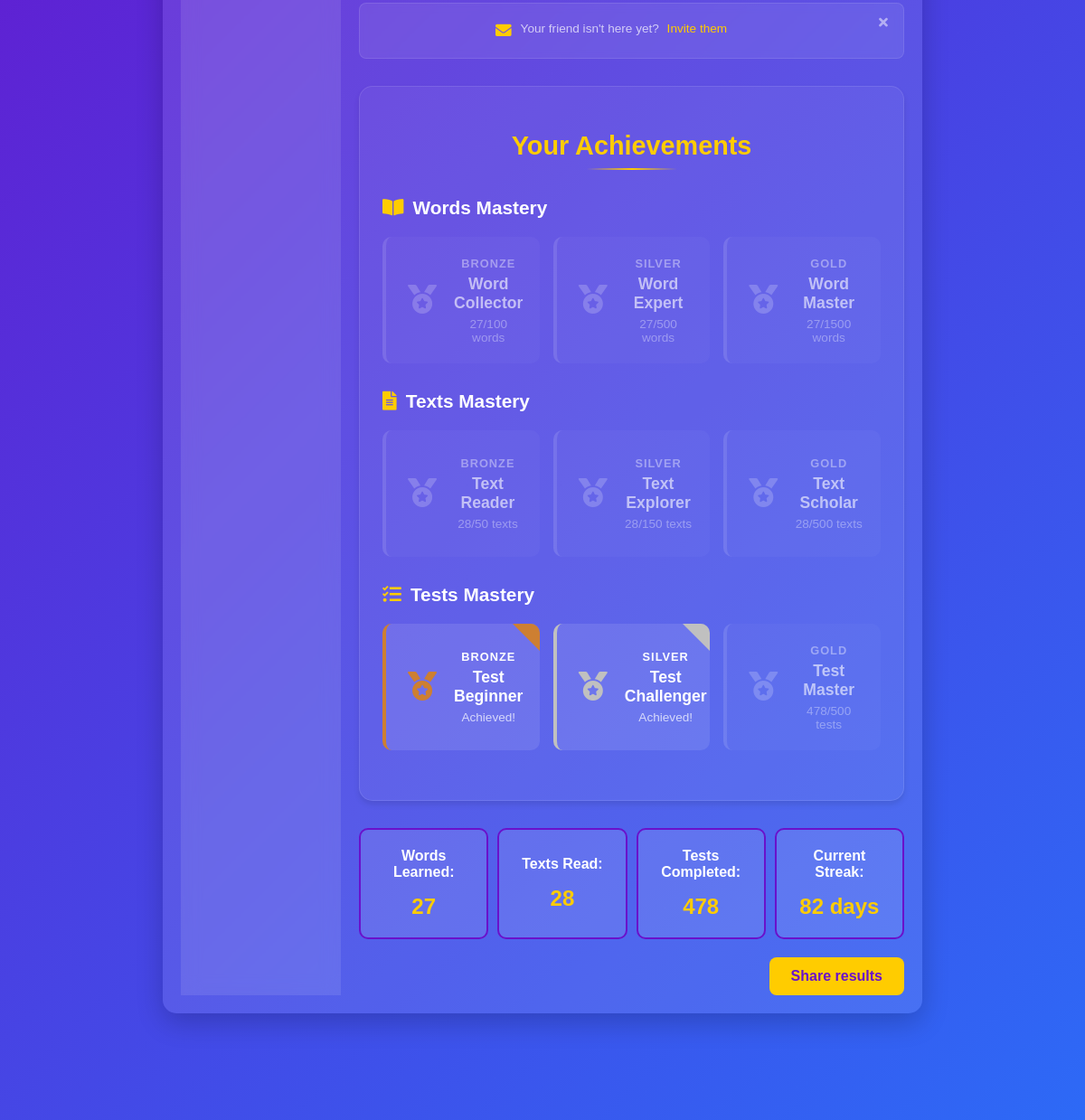
Before: /profile/ (signed in, middle part) with the older database file.
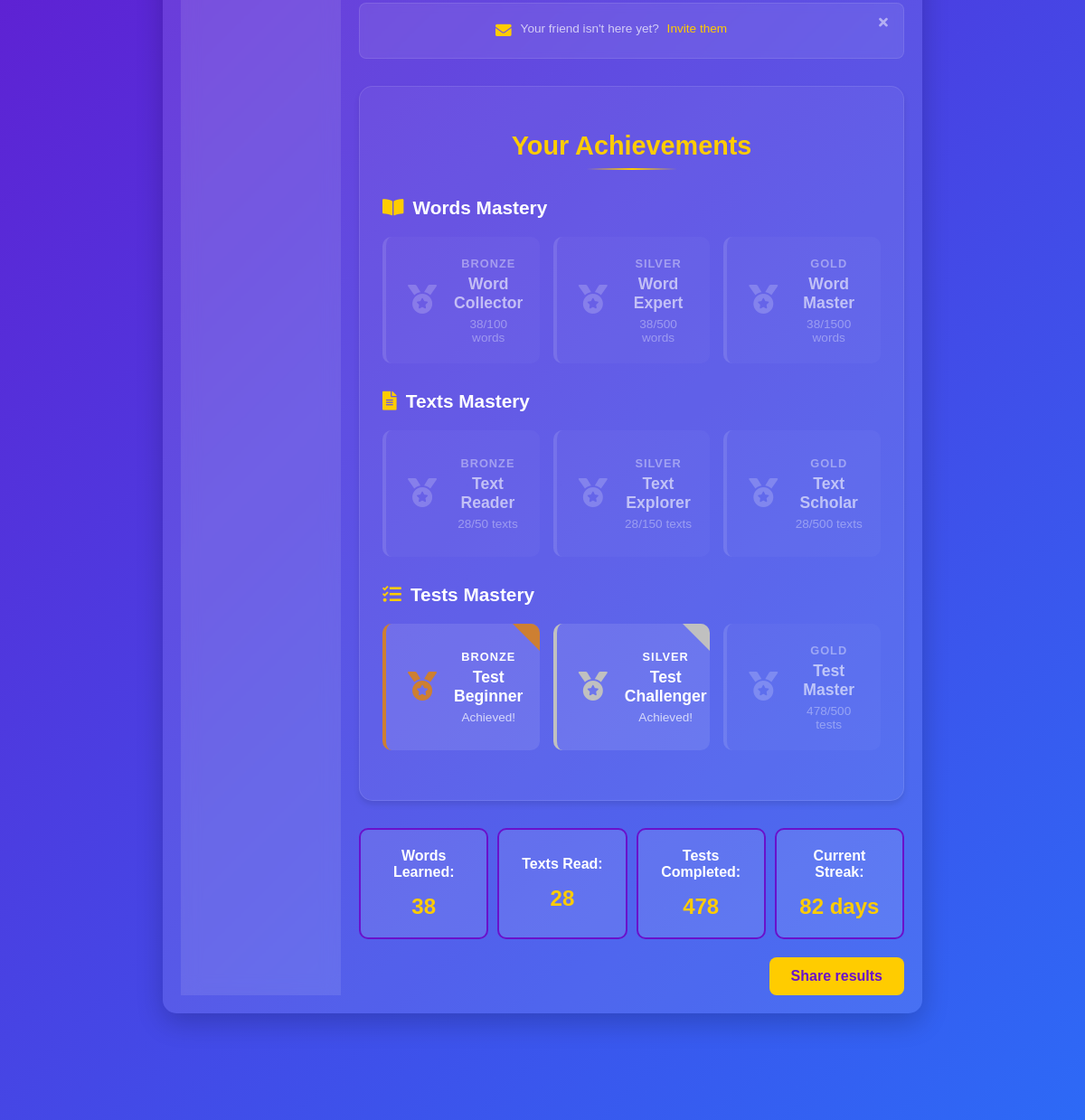
After: the same page with the newer database file.
### profilepage/models.py (models this page shows, shortened)
class Profile(models.Model):
    user = models.OneToOneField(settings.AUTH_USER_MODEL, on_delete=models.CASCADE, related_name='profile')
    username = models.CharField(max_length=150, verbose_name='Username')
    email = models.EmailField(verbose_name='Email')
    first_name = models.CharField(max_length=30, verbose_name='First Name')
    last_name = models.CharField(max_length=150, verbose_name='Last Name')
    words_learned = models.PositiveIntegerField(default=0, verbose_name='Words Learned')
    texts_read = models.PositiveIntegerField(default=0, verbose_name='Texts Read')
    tests_completed = models.PositiveIntegerField(default=0, verbose_name='Tests Completed')
    streak = models.PositiveIntegerField(default=0, verbose_name='Current Streak')
    friends_count = models.PositiveIntegerField(default=0, verbose_name='Friends Count')
    followers_count = models.PositiveIntegerField(default=0, verbose_name='Followers Count')
    avatar = models.ImageField(
        upload_to=avatar_upload_path,
        default='avatars/default_user.png',
        verbose_name='Avatar'
    )
    birth_date = models.DateField(null=True, blank=True, verbose_name='Birth Date')
    study_start_date = models.DateField(auto_now_add=True, verbose_name='Study Start Date', blank=True)
    hide_first_name = models.BooleanField(default=False, verbose_name='Hide First Name')
    hide_last_name = models.BooleanField(default=False, verbose_name='Hide Last Name')
    hide_birth_date = models.BooleanField(default=False, verbose_name='Hide Birth Date')
    bio = models.TextField(max_length=500, blank=True, verbose_name='Biography')
    website = models.URLField(blank=True, verbose_name='Website')
    location = models.CharField(max_length=100, blank=True, verbose_name='Location')
    def get_achievements(self, badge_type=None):
        achievements = Achievement.objects.filter(user=self.user)
        if badge_type:
            achievements = achievements.filter(badge_type=badge_type)
        return achievements

### profilepage/views.py (the view)
# urls.py: path('', views.profile_page, name='profile'),
@login_required
def profile_page(request):
    profile_service = ProfileService(request.user)
    user_profile = profile_service.get_or_create_profile()
    profile_service.check_achievements()
    return render(request, 'profilepage/profile_page.html', {
        'profile': user_profile,
        'achievements': user_profile.get_achievements()
    })

### profilepage/services.py (called while the page is built)
    @classmethod
    def check_achievements(cls, user, profile):
        for badge_type in cls.ACHIEVEMENT_THRESHOLDS:
            cls._check_single_type(user, profile, badge_type)

    @classmethod
    def _check_single_type(cls, user, profile, badge_type):
        current_value = getattr(profile,
                                f"{badge_type}_learned" if badge_type == 'words' else f"{badge_type}_read" if badge_type == 'texts' else f"{badge_type}_completed")
        for level, threshold in cls.ACHIEVEMENT_THRESHOLDS[badge_type].items():
            if current_value >= threshold:
                Achievement.objects.get_or_create(
                    user=user,
                    badge_type=badge_type,
                    level=level,
                    defaults={'achieved_at': timezone.now()}
                )

    def get_or_create_profile(self):
        profile, _ = Profile.objects.get_or_create(
            user=self.user,
            defaults={
                'username': self.user.username,
                'email': self.user.email,
                'first_name': '',
                'last_name': ''
            }
        )
        return profile

### profilepage/templates/profilepage/profile_page.html (shortened to what this page needs)
{% extends 'mainpage/base.html' %}
{% load static %}
{% load profile_tags %}
{% block extra_css %}
    <link rel="stylesheet" href="{% static 'style/navbar.css' %}">
    <link rel="stylesheet" href="{% static 'style/profile.css' %}">
    <link rel="stylesheet" href="https://cdnjs.cloudflare.com/ajax/libs/font-awesome/5.15.4/css/all.min.css">
{% endblock %}
{% block content %}
<div class="main-container">
    <div class="profile-container">
        {% include 'profilepage/sidebar.html' %}
        <div class="profile-content-wrapper">
            {% include 'profilepage/social_stats.html' %}
            <div class="achievements-section">
                <h2>Your Achievements</h2>
                <div class="badge-category">
                    <h3><i class="fas fa-book-open"></i> Words Mastery</h3>
                    <div class="badges-row">
                        {% show_achievement_badge profile 'words' 1 100 %}
                        {% show_achievement_badge profile 'words' 2 500 %}
                        {% show_achievement_badge profile 'words' 3 1500 %}
                    </div>
                </div>
                <div class="badge-category">
                    <h3><i class="fas fa-file-alt"></i> Texts Mastery</h3>
                    <div class="badges-row">
                        {% show_achievement_badge profile 'texts' 1 50 %}
                        {% show_achievement_badge profile 'texts' 2 150 %}
                        {% show_achievement_badge profile 'texts' 3 500 %}
                    </div>
                </div>
                <div class="badge-category">
                    <h3><i class="fas fa-tasks"></i> Tests Mastery</h3>
                    <div class="badges-row">
                        {% show_achievement_badge profile 'tests' 1 50 %}
                        {% show_achievement_badge profile 'tests' 2 150 %}
                        {% show_achievement_badge profile 'tests' 3 500 %}
                    </div>
                </div>
            </div>
            {% include 'profilepage/stats.html' %}
            <div class="share-results-button">
                <a href="#" class="cta-button">Share results</a>
            </div>
        </div>
    </div>
</div>
{% endblock %}

### profilepage/templates/profilepage/stats.html
<div class="stats">
    <div class="stat-item">
        <p><strong>Words Learned:</strong></p>
        <p class="number">{{ profile.words_learned }}</p>
    </div>
    <div class="stat-item">
        <p><strong>Texts Read:</strong></p>
        <p class="number">{{ profile.texts_read }}</p>
    </div>
    <div class="stat-item">
        <p><strong>Tests Completed:</strong></p>
        <p class="number">{{ profile.tests_completed }}</p>
    </div>
    <div class="stat-item">
        <p><strong>Current Streak:</strong></p>
        <p class="number">{{ profile.streak }} days</p>
    </div>
</div>

Changed rows visible on the page:
changed Profile: words_learned "27" → "38"
Other visible differences:
{{ current_value }}: "27 27 27 28 28 28 478" → "38 38 38 28 28 28 478"
